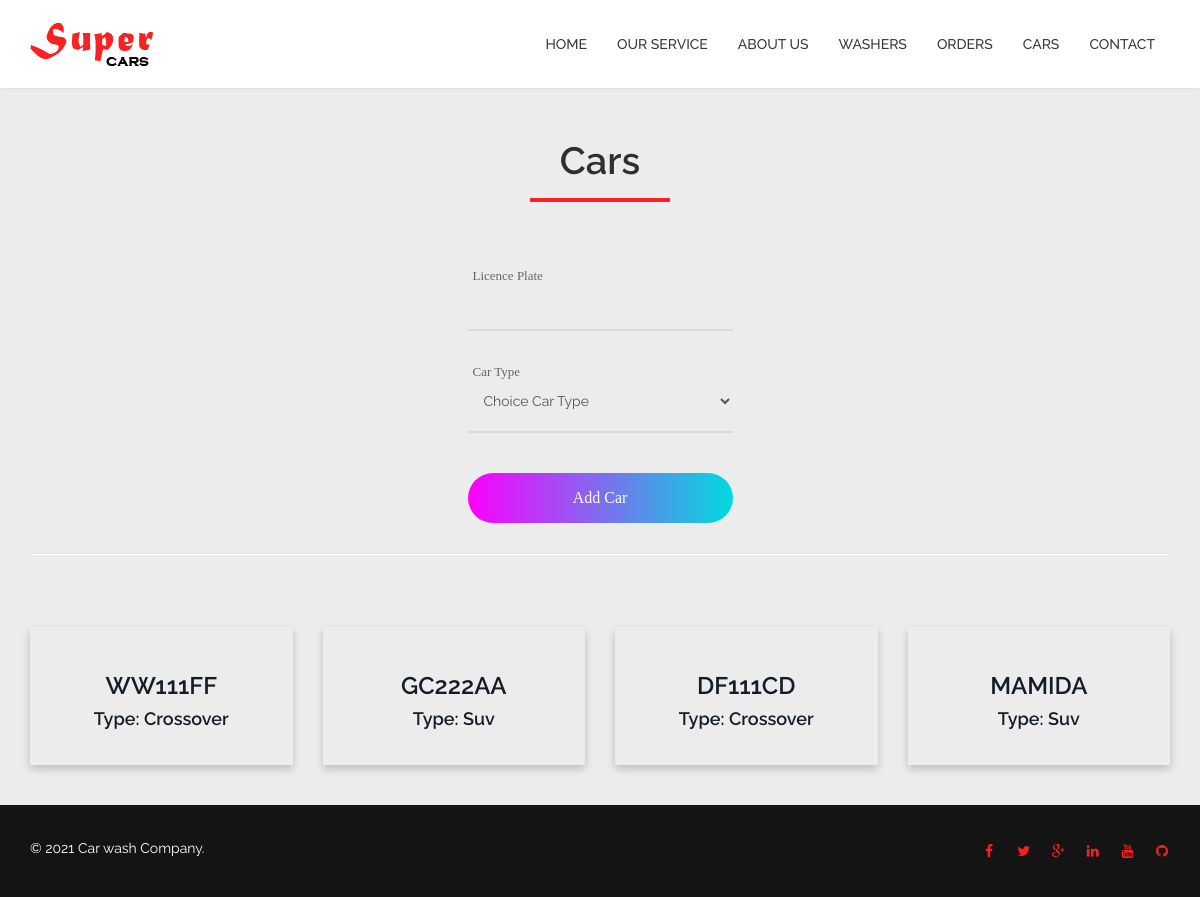
Before: /cars with the older database file.
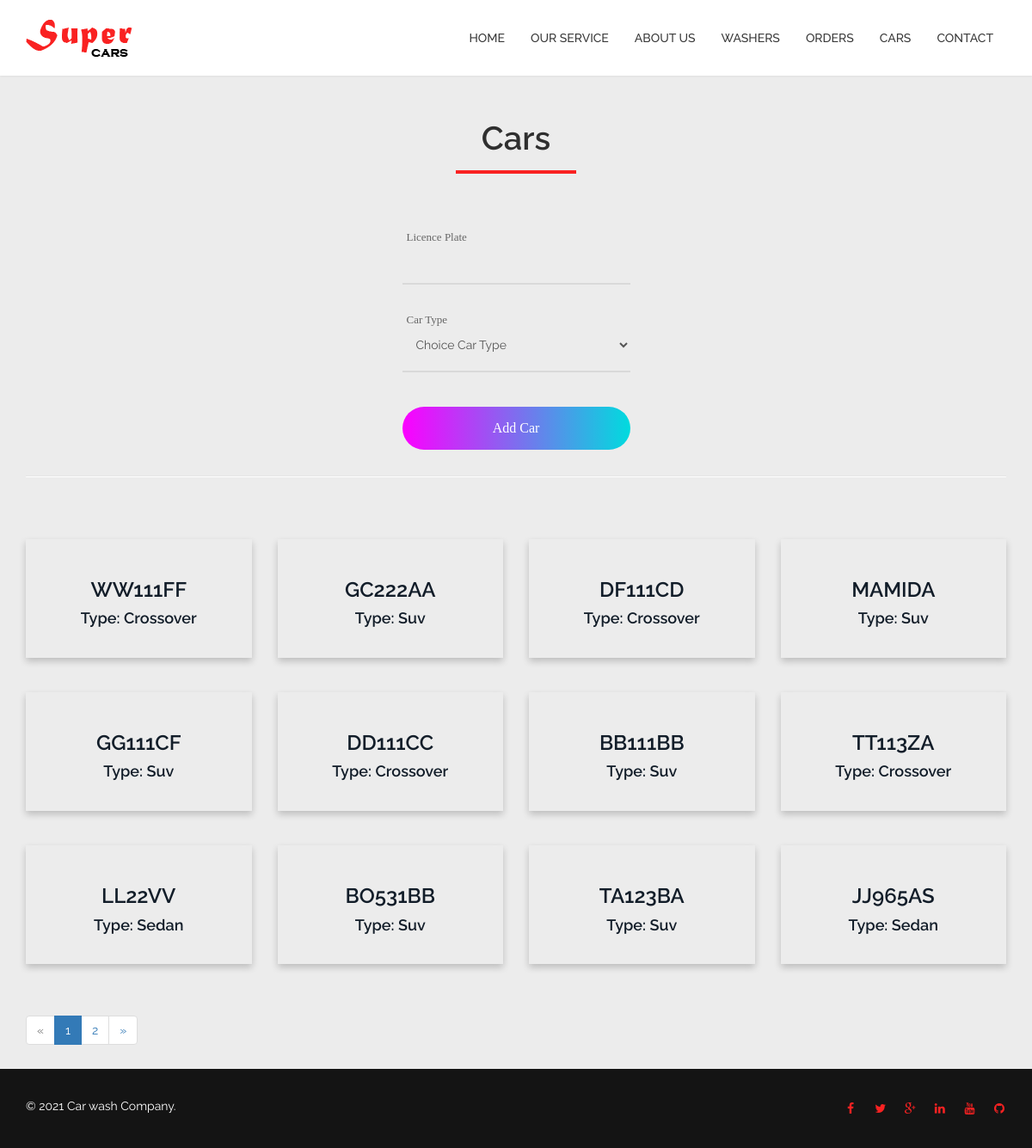
After: the same page with the newer database file.
### serviceapp/models.py (models this page shows, shortened)
class Car(models.Model):
    licence_plate = models.CharField(max_length=20)
    car_type = models.ForeignKey(
        to='serviceapp.CarType',
        on_delete=models.SET_NULL,
        null=True,
        related_name='cars')
    class Meta:
        verbose_name = _('Car')
        verbose_name_plural = _('Cars')

class CarType(models.Model):
    name = models.CharField(max_length=45, verbose_name=_('Car Type'), unique=True)
    price = models.DecimalField(max_digits=4, decimal_places=2)
    def __str__(self):
        return self.name
    class Meta:
        db_table = 'car_type'

### serviceapp/views.py (the view, shortened to what this page needs)
# urls.py: path('cars', cars_list, name='cars'),
def cars_list(request: WSGIRequest) -> HttpResponse:
    car_list = Car.objects.all()
    page = request.GET.get('page', 1)
    paginator = Paginator(car_list, 12)
    cars = paginator.page(page)
    car_form = CarForm()
    message_text = None
    return render(request, 'pages/cars.html', context={'cars': cars, 'form': car_form, 'message': message_text})

### serviceapp/forms.py
class CarForm(forms.ModelForm):
    licence_plate = CharField(widget=forms.TextInput(attrs={'class': 'car-input-fields'}))
    car_type = ModelChoiceField(empty_label='Choice Car Type',
                                widget=forms.Select(attrs={'class': 'form-control car-input-fields'}),
                                queryset=CarType.objects.all())
    class Meta:
        model = Car
        fields = ('licence_plate', 'car_type')

### templates/pages/cars.html (shortened to what this page needs)
{% extends 'layout.html' %}
{% load static %}
{% block content %}
    <section id="orders">
        <div class="container">
            <div class="section-header">
                <br>
                <br>
                <h2 class="section-title text-center wow fadeInDown">Cars</h2>
            </div>
            <form class="contact100-form validate-form car-form center" action="/cars" method="post">
                <div class="wrap-input100 validate-input">
                    <span class="label-input100">Licence Plate</span>
                    <div>
                        {{ form.licence_plate }}
                    </div>
                    <span class="focus-input100"></span>
                </div>
                <div class="wrap-input100 input100-select">
                    <span class="label-input100">Car Type</span>
                    <div>
                        {{ form.car_type }}
                    </div>
                    <span class="focus-input100"></span>
                </div>
                <div class="container-contact100-form-btn">
                    <div class="wrap-contact100-form-btn">
                        <div class="contact100-form-bgbtn"></div>
                        <button class="contact100-form-btn">
							<span>
								Add Car
							</span>
                        </button>
                    </div>
                </div>
            </form>
            <hr>
            <br>
            <br>
            <div class="row">
                {% for car in cars %}
                    <div class="col-md-3 col-sm-6 card-margin ">
                        <a href='#'>
                            <div class="wow fadeInUp car-card" data-wow-duration="400ms" data-wow-delay="0ms">
                                <div class="text-center">
                                    <br>
                                    <h3>{{ car.licence_plate }}</h3>
                                    <h4>Type: {{ car.car_type }}</h4>
                                    <br>
                                </div>
                            </div>
                        </a>
                    </div>
                {% endfor %}
            </div>
            {% if cars.has_other_pages %}
                <ul class="pagination">
                    {% if cars.has_previous %}
                        <li><a href="?page={{ cars.previous_page_number }}">&laquo;</a></li>
                    {% else %}
                        <li class="disabled"><span>&laquo;</span></li>
                    {% endif %}
                    {% for i in cars.paginator.page_range %}
                        {% if cars.number == i %}
                            <li class="active"><span>{{ i }} <span class="sr-only">(current)</span></span></li>
                        {% else %}
                            <li><a href="?page={{ i }}">{{ i }}</a></li>
                        {% endif %}
                    {% endfor %}
                    {% if cars.has_next %}
                        <li><a href="?page={{ cars.next_page_number }}">&raquo;</a></li>
                    {% else %}
                        <li class="disabled"><span>&raquo;</span></li>
                    {% endif %}
                </ul>
            {% endif %}
        </div>
    </section>
{% endblock %}

### templates/layout.html (shortened to what this page needs)
{% load static %}
<!DOCTYPE html>
<html lang="en">
<head>
    <link rel="stylesheet" href="{% static 'serviceapp/css/forms.css' %}">
    <link rel="stylesheet" href="{% static 'serviceapp/css/bootstrap.min.css' %}">
    <link rel="stylesheet" href="{% static 'serviceapp/css/font-awesome.min.css' %}">
    <link rel="stylesheet" href="{% static 'serviceapp/css/owl.carousel.css' %}">
    <link rel="stylesheet" href="{% static 'serviceapp/css/owl.transitions.css' %}">
    <link rel="stylesheet" href="{% static 'serviceapp/css/prettyPhoto.css' %}">
    <link rel="stylesheet" href="{% static 'serviceapp/css/magnific-popup.css' %}">
    <link rel="stylesheet" href="{% static 'serviceapp/css/styles.css' %}">
</head>
<body id="home">
{% include 'partials/_header.html' %}
{% block content %}
{% endblock content %}
{% include 'partials/_footer.html' %}
</body>
</html>

### templates/partials/_header.html (shortened to what this page needs)
{% load static %}
<header id="header">
    <nav id="main-nav" class="navbar navbar-default navbar-fixed-top" role="banner">
        <div class="container">
            <div class="navbar-header">
                <a class="navbar-brand" href="{% url 'wash:index' %}"><img
                        src="{% static 'serviceapp/images/logo.png' %}"
                        alt="logo"></a>
            </div>
            <div class="collapse navbar-collapse navbar-right">
                <ul class="nav navbar-nav">
                    <li><a href="{% url 'wash:index' %}">Home</a></li>
                    <li><a href="{% url 'wash:index' %}">Our Service</a></li>
                    <li><a href="{% url 'wash:index' %}">About Us</a></li>
                    <li><a href="{% url 'wash:washers' %}">Washers</a></li>
                    <li><a href="{% url 'wash:orders' %}">Orders</a></li>
                    <li><a href="{% url 'wash:cars' %}">Cars</a></li>
                    <li><a href="{% url 'wash:index' %}">Contact</a></li>
                </ul>
            </div>
        </div>
    </nav>
</header>

### templates/partials/_footer.html
<footer id="footer">
    <div class="container">
        <div class="row">
            <div class="col-sm-6">
                &copy; 2021 Car wash Company. <a href="https://webthemez.com/free-bootstrap-templates/" target="_blank"></a>
            </div>
            <div class="col-sm-6">
                <ul class="social-icons">
                    <li><a href="#"><i class="fa fa-facebook"></i></a></li>
                    <li><a href="#"><i class="fa fa-twitter"></i></a></li>
                    <li><a href="#"><i class="fa fa-google-plus"></i></a></li>
                    <li><a href="#"><i class="fa fa-linkedin"></i></a></li>
                    <li><a href="#"><i class="fa fa-youtube"></i></a></li>
                    <li><a href="#"><i class="fa fa-github"></i></a></li>
                </ul>
            </div>
        </div>
    </div>
</footer>

### car_wash/static/serviceapp/css/forms.css (style rules this page uses)
h1, h2, h3, h4, h5, h6 { margin: 0px; }
ul, li { margin: 0px; list-style-type: none; }
input { outline: none; border: none; }
button { outline: none !important; border: none; background: transparent; }
.container { max-width: 1200px; }
.contact100-form { width: 100%; }
.wrap-input100 { width: 100%; position: relative; border-bottom: 2px solid #d9d9d9; padding-bottom: 13px; margin-bottom: 27px; }
.label-input100 { font-family: Poppins-Regular; font-size: 13px; color: #666666; line-height: 1.5; padding-left: 5px; }
.focus-input100 { position: absolute; display: block; width: 100%; height: 100%; top: 0; left: 0; pointer-events: none; }
.focus-input100::before { content: ""; display: block; position: absolute; bottom: -2px; left: 0; width: 0; height: 2px; -webkit-transition: all 0.4s; -o-transition: all 0.4s; -moz-transition: all 0.4s; transition: all 0.4s; background: #7f7f7f; }
.container-contact100-form-btn { display: -webkit-box; display: -webkit-flex; display: -moz-box; display: -ms-flexbox; display: flex; flex-wrap: wrap; justify-content: center; padding-top: 13px; }
.wrap-contact100-form-btn { width: 100%; display: block; position: relative; z-index: 1; border-radius: 25px; overflow: hidden; margin: 0 auto; }
.contact100-form-bgbtn { position: absolute; z-index: -1; width: 300%; height: 100%; background: #a64bf4; background: -webkit-linear-gradient(left, #00dbde, #fc00ff, #00dbde, #fc00ff); background: -o-linear-gradient(left, #00dbde, #fc00ff, #00dbde, #fc00ff); background: -moz-linear-gradient(left, #00dbde, #fc00ff, #00dbde, #fc00ff); background: linear-gradient(left, #00dbde, #fc00ff, #00dbde, #fc00ff); top: 0; left: -100%; -webkit-transition: all 0.4s; -o-transition: all 0.4s; -moz-transition: all 0.4s; transition: all 0.4s; }
.contact100-form-btn { display: -webkit-box; display: -webkit-flex; display: -moz-box; display: -ms-flexbox; display: flex; justify-content: center; align-items: center; padding: 0 20px; width: 100%; height: 50px; font-family: Poppins-Medium; font-size: 16px; color: #fff; line-height: 1.2; }
.validate-input { position: relative; }

Changed rows visible on the page:
added Car: licence_plate "GG111CF", car_type "Suv"
added Car: licence_plate "DD111CC", car_type "Crossover"
added Car: licence_plate "BB111BB", car_type "Suv"
added Car: licence_plate "TT113ZA", car_type "Crossover"
added Car: licence_plate "LL22VV", car_type "Sedan"
added Car: licence_plate "BO531BB", car_type "Suv"
added Car: licence_plate "TA123BA", car_type "Suv"
added Car: licence_plate "JJ965AS", car_type "Sedan"
Other visible differences:
new list line: "1"
new list line: "2"
